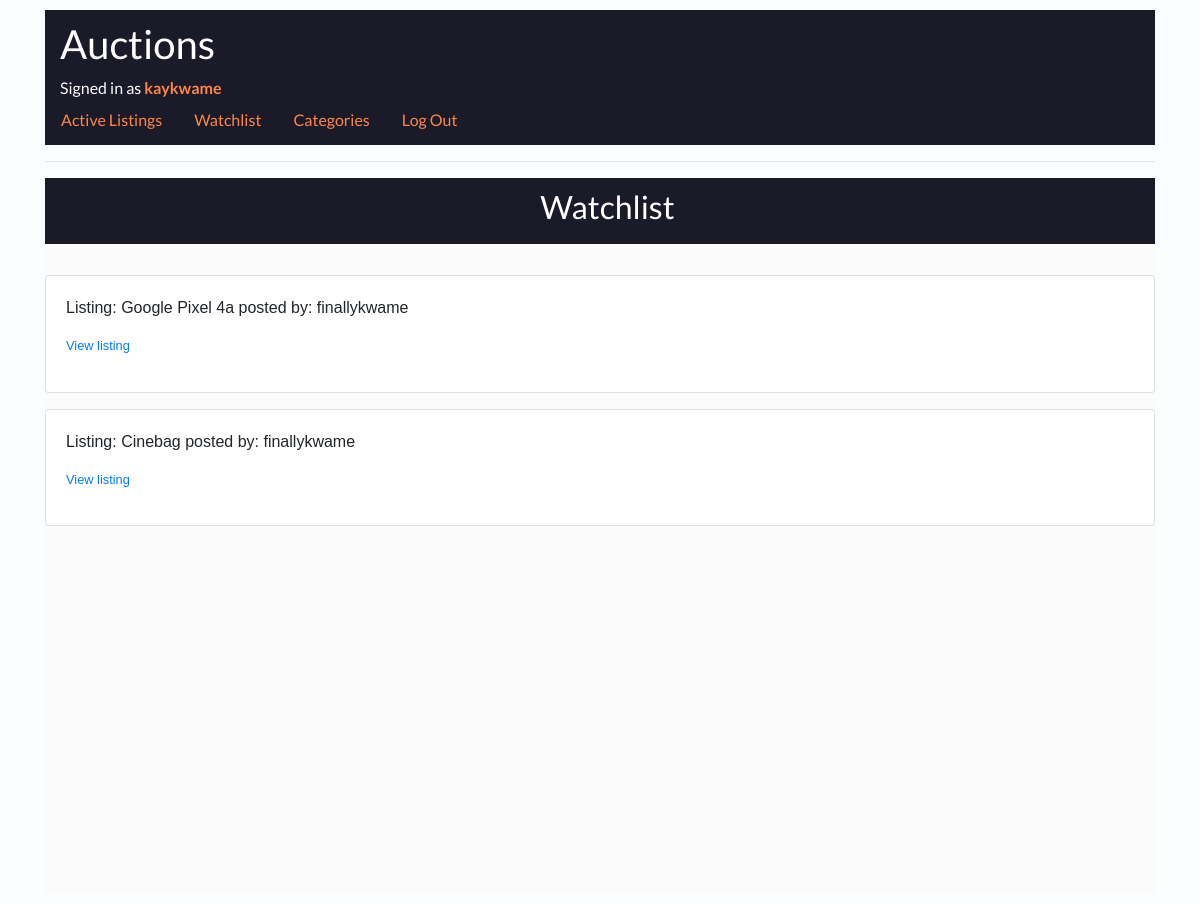
The page /watchlist/2 (signed in) on the database its author committed.
### auctions/models.py (models this page shows, shortened)
class User(AbstractUser):
    pass
    def __str__(self):
        return f"{self.username}"

class Auction_watchlist(models.Model):
    watchlist_item_adder = models.ForeignKey(settings.AUTH_USER_MODEL, on_delete=models.CASCADE, default=1)
    watchlist_auction_listing = models.ForeignKey(Auction_listing, on_delete=models.CASCADE)

class Auction_listing(models.Model):
    is_active = models.BooleanField(default=True)
    listing_poster = models.ForeignKey(settings.AUTH_USER_MODEL, on_delete=models.CASCADE, default=1)
    listing_title = models.CharField(max_length=50)
    listing_category = models.ForeignKey(Auction_category, on_delete=models.CASCADE, default=1, related_name="Categories")
    listing_image = models.ImageField(null=True, blank=True, upload_to="images/")
    listing_image_url = models.CharField(null=True, blank=True, max_length=100) #I added this field in case the user's image is hosted on another website (for whatever reason)
    listing_description = models.TextField(max_length=500)
    listing_price = models.DecimalField(max_digits=6, decimal_places=2)
    listing_date_time_created = models.DateTimeField(auto_now=False, auto_now_add=True)
    listing_winner = models.CharField(null=True, blank=True, max_length=50)
    listing_bid = models.DecimalField(null=True, blank=True, max_digits=6, decimal_places=2)
    def __str__(self):
        return f"Listing: {self.listing_title}"

### auctions/views.py (the view)
# urls.py: path("watchlist/<int:pk>", views.watchlist, name="watchlist"),
@login_required(login_url="login")
def watchlist(request, pk):
    watchlist_items = Auction_watchlist.objects.filter(watchlist_item_adder=pk)
    return render(request, "auctions/watchlist.html", {"watchlist_items": watchlist_items})

### auctions/templates/auctions/watchlist.html
{% extends "auctions/layout.html" %}
{% block body %}
{% if user.is_authenticated %}
  <div class="row">
    <div class="col-md-12">
      <div class="container-listing">
        <h2>Watchlist</h2>
      </div>
      <div class="container-styled">
        {% if watchlist_items %}
        {% for watchlist_item in watchlist_items %}
          <div class="card card-signin my-3">
            <div class="card-body">
              <p>{{ watchlist_item.watchlist_auction_listing }} posted by: {{ watchlist_item.watchlist_auction_listing.listing_poster }}</p>
              <small class="text-muted"><p><a  href="{% url 'listing_details' pk=watchlist_item.watchlist_auction_listing.pk %}">View listing</a></p></small>
            </div>
          </div>
        {% endfor %}
        {% else %}
          <ul>
            <li><p>There are no items on your watchlist</p></li>
          </ul>
        {% endif %}
      </div>
    </div>
  </div>
{% endif %}
{% endblock %}

### auctions/templates/auctions/layout.html (shortened to what this page needs)
{% load static %}
<!DOCTYPE html>
<html lang="en">
    <head>
      <link rel="stylesheet" href="https://stackpath.bootstrapcdn.com/bootstrap/4.4.1/css/bootstrap.min.css">
      <link href="{% static 'auctions/styles.css' %}" rel="stylesheet">
    </head>
      <body>
        <div class="container">
          <div class="row">
            <div class="col-md-12">
              <div class="header">
              <h1 style="margin-left: 15px;">Auctions</h1>
              <div style="margin-left: 15px;">
                  {% if user.is_authenticated %}
                      Signed in as <strong style="color: #FF8745;">{{ user.username }}</strong>
                  {% else %}
                      Not signed in.
                  {% endif %}
              </div>
              <ul class="nav">
                  <li class="nav-item">
                      <a class="nav-link" href="{% url 'index' %}">Active Listings</a>
                  </li>
                  {% if user.is_authenticated %}
                      <li class="nav-item">
                          <a class="nav-link" href="{% url 'watchlist' pk=request.user.id %}">Watchlist</a>
                      </li>
                      <li class="nav-item">
                          <a class="nav-link" href="{% url 'categories' %}">Categories</a>
                      </li>
                      <li class="nav-item">
                          <a class="nav-link" href="{% url 'logout' %}">Log Out</a>
                      </li>
                  {% endif %}
              </ul>
              </div>
              <hr>
              {% block body %}
              {% endblock %}
            </div>
          </div>
        </div>
    </body>
</html>

### auctions/static/auctions/styles.css (style rules this page uses)
body { padding: 10px; background-color: #FBFEFF; }
.header { background-color: #1A1A29; color: white; font-family: "Lato", sans-serif; padding-bottom: 5px; }
.nav-item a { color: #FF8745; }
body { font-family: "Apple Chancery"; }
.container-listing { text-align: center; background-color: #1A1A29; color: white; font-family: "Lato", sans-serif; padding-left: 15px; padding-bottom: 10px; }
.container-styled { background-color: #FBFBFB; height: 650px; padding-top: 15px; font-family: 'Raleway Bold', sans-serif; }
h2, h1 { padding-top: 10px; font-family: "Lato", sans-serif; }

### rows shown on the page
User: username "kaykwame"
Auction_watchlist: watchlist_auction_listing "Listing: Google Pixel 4a", watchlist_auction_listing.listing_poster "finallykwame"
Auction_watchlist: watchlist_auction_listing "Listing: Cinebag", watchlist_auction_listing.listing_poster "finallykwame"
